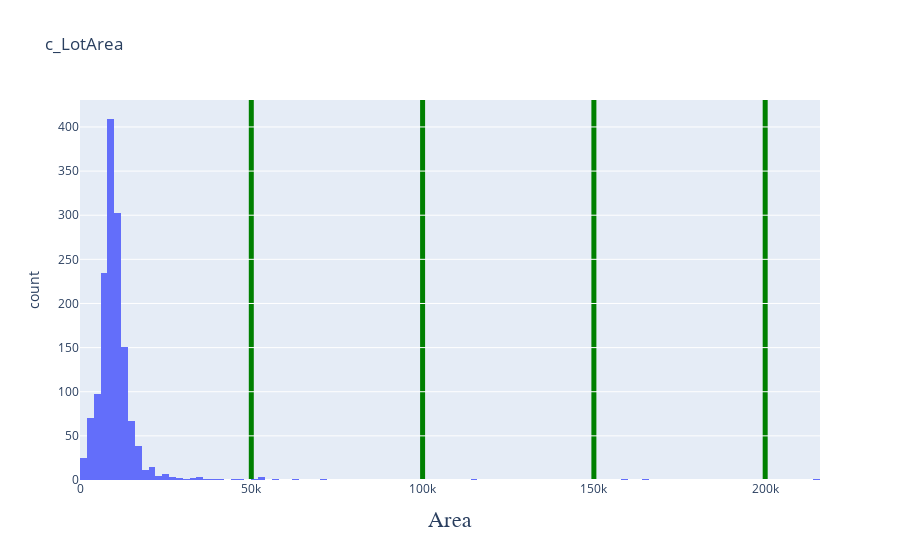

The notebook cell this image was saved under:
### Code cell
fig.update_xaxes(title={"text":"Area","font":{"family":"Overpass","size":22}},visible=True,showgrid=True,gridcolor="green",gridwidth=5)

### Figure 1 — Plotly figure (JSON) as saved in the notebook; plotly's stock layout.template omitted (floating-point values rounded to 4 significant figures; data arrays with more than 128 entries replaced by an {"elided": "..."} marker saying what was removed)
{"data": [{"alignmentgroup": "True", "bingroup": "x", "hovertemplate": "LotArea=%{x}<br>count=%{y}<extra></extra>", "legendgroup": "", "marker": {"color": "#636efa", "pattern": {"shape": ""}}, "name": "", "offsetgroup": "", "orientation": "v", "showlegend": false, "type": "histogram", "x": {"elided": "1460 int values"}, "xaxis": "x", "yaxis": "y"}], "layout": {"barmode": "relative", "legend": {"tracegroupgap": 0}, "title": {"text": "c_LotArea"}, "xaxis": {"anchor": "y", "domain": [0, 1], "gridcolor": "green", "gridwidth": 5, "showgrid": true, "title": {"font": {"family": "Overpass", "size": 22}, "text": "Area"}, "visible": true}, "yaxis": {"anchor": "x", "domain": [0, 1], "title": {"text": "count"}}}}
